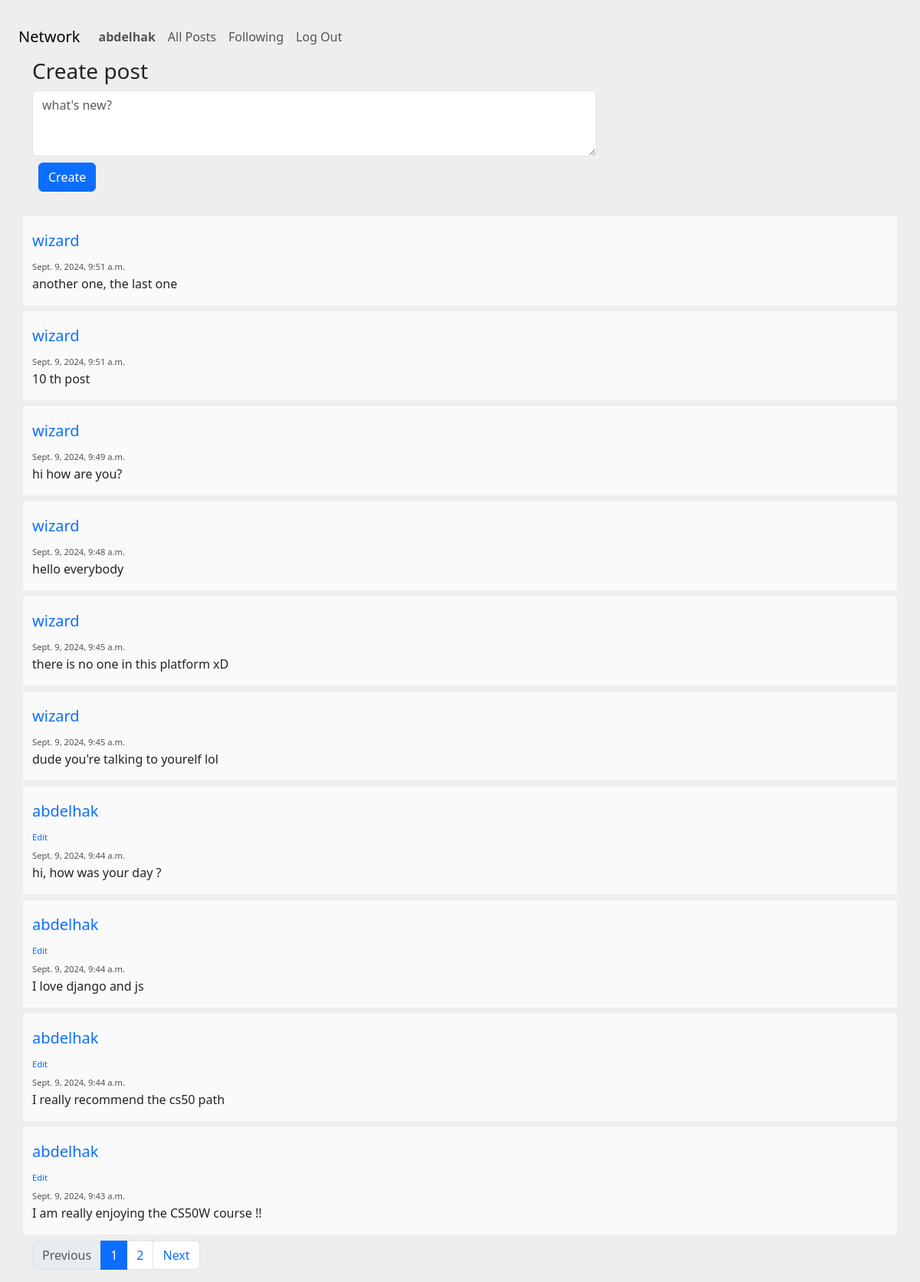
/ (signed in), run on the app's committed database.
### network/models.py (models this page shows, shortened)
class User(AbstractUser):
    followings = models.ManyToManyField('self', symmetrical=False, related_name="followers")
    def __str__(self):
        return self.username

class Post(models.Model):
    content = models.TextField()
    creation_date = models.DateTimeField(auto_now_add=True)
    owner = models.ForeignKey(User, on_delete=models.CASCADE, related_name="posts")

### network/views.py (the view)
# urls.py: path("", views.index, name="index"),
def index(request, i=1):
    posts = Post.objects.all().order_by('-creation_date')
    paginator = Paginator(posts, 10) #a paginator would have 10 posts only
    postsUI= paginator.page(i)
    return render(request, "network/index.html",
                  {"posts": postsUI,
                   "paginator": paginator
                   })

### network/templates/network/index.html (shortened to what this page needs)
{% extends "network/posts.html" %}
{% block newpost %}
{% if user.is_authenticated%}
<div class="container">
	<div class="row">
	    <div class="col-md-8 col-md-offset-2">
    		<h3>Create post</h3>
    		<form action="{% url 'new_post' %}" method="POST">
    		    <div class="form-group">
    		        <textarea rows="3" class="form-control" name="content" placeholder="what's new?"></textarea>
    		    </div>
    		    <div class="form-group mt-2 ms-2 mb-4">
    		        <button type="submit" class="btn btn-primary">Create</button>
    		    </div>
    		</form>
		</div>
	</div>
</div>
{% endif %}
{% endblock %}
{% block paginator %}
<div class="container text-center mt-6">
  <nav aria-label="...">
    <ul class="pagination">
      <li class="page-item {% if not posts.has_previous %}disabled{% endif %}">
        <a class="page-link" href="{% if posts.has_previous %}{% url 'page' i=posts.previous_page_number %}{% endif %}">Previous</a>
      </li>
      {% for i in paginator.page_range %}
        {% if i == posts.number %}
          <li class="page-item active" aria-current="page">
            <span class="page-link">
              {{ i }}
            </span>
          </li>
        {% else %}
          <li class="page-item">
            <a class="page-link" href="{% url 'page' i=i %}">{{ i }}</a>
          </li>
        {% endif %}
      {% endfor %}
      <li class="page-item {% if not posts.has_next %}disabled{% endif %}">
        <a class="page-link" href="{% if posts.has_next %}{% url 'page' i=posts.next_page_number %}{% endif %}">Next</a>
      </li>
    </ul>
  </nav>
  </div>
{% endblock %}

### network/templates/network/posts.html (shortened to what this page needs)
{% extends "network/layout.html" %}
{% load static %}
{% block body %}
{% block newpost %}{% endblock %}
{% for post in posts %}
<div class="container">
  <div class="row mt-2 mb-2 g-bg-secondary" >
    <div class="col-md-8">
        <div id="post" class="post" data-post-id="{{ post.id }}">
          <div>
            <h5>
              <a id="post_owner" class="no-underline" data-owner-id="{{ post.owner.id }}" href="{% url 'profile' user_id=post.owner.id %}">
                {{ post.owner }}
              </a>
            </h5>
            {% if request.user == post.owner %}
              <div>
                <a id="edit" class="no-underline g-font-size-12" data-post-id="{{ post.id }}" href="#">Edit</a>
              </div>
            {% endif %}
            <span class="g-color-gray-dark-v4 g-font-size-12" >{{ post.creation_date }}</span>
          </div>
          <div id="content-{{ post.id }}">{{ post.content }}</div>
        </div>
      </div>
    </div>
  </div>
</div>
{% endfor %}
{% block paginator %}{% endblock %}
{% endblock%}

### network/templates/network/layout.html (shortened to what this page needs)
{% load static %}
<!DOCTYPE html>
<html lang="en">
    <head>
        <link href="https://cdn.jsdelivr.net/npm/bootstrap@5.3.3/dist/css/bootstrap.min.css" rel="stylesheet">        <link href="https://maxcdn.bootstrapcdn.com/font-awesome/4.7.0/css/font-awesome.min.css" rel="stylesheet">
        <link href="{% static 'network/styles.css' %}" rel="stylesheet">
        <link rel="stylesheet" href="https://cdn.jsdelivr.net/npm/bootstrap-icons@1.3.0/font/bootstrap-icons.css">
    </head>
    <body>
        <nav class="navbar navbar-expand-lg ms-4">
            <a class="navbar-brand" href="#">Network</a>
            <div>
              <ul class="navbar-nav mr-auto">
                {% if user.is_authenticated %}
                    <li class="nav-item">
                        <a class="nav-link" href="#"><strong>{{ user.username }}</strong></a>
                    </li>
                {% endif %}
                <li class="nav-item">
                  <a class="nav-link" href="{% url 'index' %}">All Posts</a>
                </li>
                {% if user.is_authenticated %}
                    <li class="nav-item">
                        <a class="nav-link" href="{% url 'following'%}">Following</a>
                    </li>
                    <li class="nav-item">
                        <a class="nav-link" href="{% url 'logout' %}">Log Out</a>
                    </li>
                {% endif %}
              </ul>
            </div>
          </nav>
        <div class="body">
            {% block body %}
            {% endblock %}
    </body>
</html>

### network/static/network/styles.css (style rules this page uses)
body { margin-top:20px; background:#eee; }
.g-bg-secondary { background-color: #fafafa !important; }
.g-font-size-12 { font-size: 0.85714rem !important; }
.post { margin-top:20px; }
.g-color-gray-dark-v4 { color: #1b1313bb !important; }
.g-font-size-12 { font-size: 0.7rem !important; }
.no-underline { text-decoration: none; }

### data on the page
User: username "abdelhak"
Post: owner "wizard", creation_date "Sept. 9, 2024, 9:51 a.m.", content "another one, the last one"
Post: owner "wizard", creation_date "Sept. 9, 2024, 9:51 a.m.", content "10 th post"
Post: owner "wizard", creation_date "Sept. 9, 2024, 9:49 a.m.", content "hi how are you?"
Post: owner "wizard", creation_date "Sept. 9, 2024, 9:48 a.m.", content "hello everybody"
Post: owner "wizard", creation_date "Sept. 9, 2024, 9:45 a.m.", content "there is no one in this platform xD"
Post: owner "wizard", creation_date "Sept. 9, 2024, 9:45 a.m.", content "dude you're talking to yourelf lol"
Post: owner "abdelhak", creation_date "Sept. 9, 2024, 9:44 a.m.", content "hi, how was your day ?"
Post: owner "abdelhak", creation_date "Sept. 9, 2024, 9:44 a.m.", content "I love django and js"
Post: owner "abdelhak", creation_date "Sept. 9, 2024, 9:44 a.m.", content "I really recommend the cs50 path"
Post: owner "abdelhak", creation_date "Sept. 9, 2024, 9:43 a.m.", content "I am really enjoying the CS50W course !!"

### other printed values
{{ i }} "1"
{{ i }} "2"
